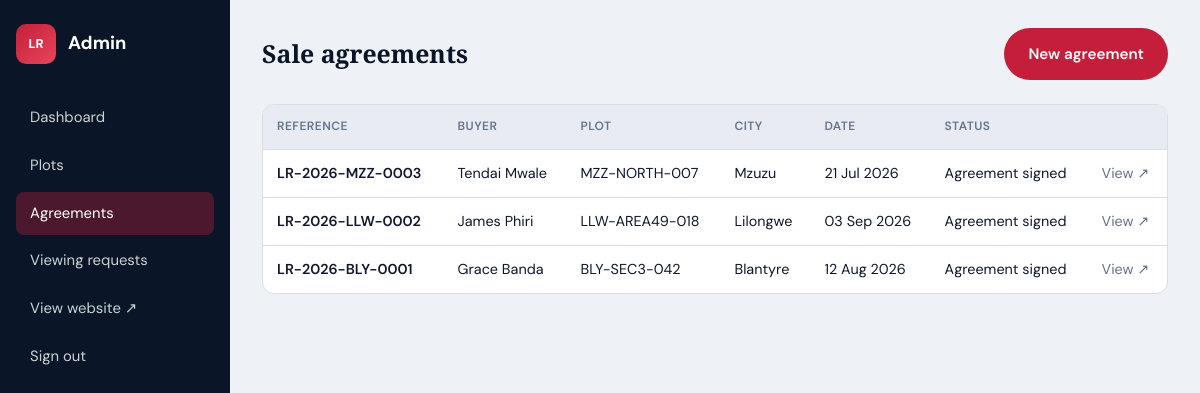
The app's page /admin/agreements (signed in) with its own data.
### app/models.py (models this page shows, shortened)
class Agreement(db.Model):
    __tablename__ = "agreements"
    id = db.Column(db.Integer, primary_key=True)
    reference = db.Column(db.String(40), unique=True, nullable=False, index=True)
    buyer_name = db.Column(db.String(120), nullable=False)
    buyer_phone = db.Column(db.String(30))
    buyer_email = db.Column(db.String(120))
    plot_id = db.Column(db.Integer, db.ForeignKey("plots.id"), unique=True, nullable=False)
    status = db.Column(db.String(50), default="Agreement signed")
    agreement_date = db.Column(db.Date, nullable=False)
    notes = db.Column(db.Text)
    qr_filename = db.Column(db.String(120))
    created_at = db.Column(db.DateTime, default=lambda: datetime.now(timezone.utc))
    plot = db.relationship("Plot", back_populates="agreement")

class Plot(db.Model):
    __tablename__ = "plots"
    id = db.Column(db.Integer, primary_key=True)
    plot_code = db.Column(db.String(50), unique=True, nullable=False)
    city = db.Column(db.String(50), nullable=False)
    title = db.Column(db.String(120), nullable=False)
    size_sqm = db.Column(db.Integer, nullable=False)
    plot_type = db.Column(db.String(50), default="Residential")
    price_mwk = db.Column(db.Integer)
    status = db.Column(db.String(30), default="Available")
    description = db.Column(db.Text)
    coordinates = db.Column(db.String(80))
    image1 = db.Column(db.String(200))
    image2 = db.Column(db.String(200))
    image3 = db.Column(db.String(200))
    created_at = db.Column(db.DateTime, default=lambda: datetime.now(timezone.utc))
    agreement = db.relationship("Agreement", back_populates="plot", uselist=False)

### app/routes_admin.py (the view)
@admin_bp.route("/agreements")
@login_required
def agreements():
    items = Agreement.query.order_by(Agreement.created_at.desc()).all()
    return render_template("admin/agreements.html", agreements=items)

### app/models.py (called while the page is built)
@login_manager.user_loader
def load_user(user_id):
    return db.session.get(Admin, int(user_id))

### app/templates/admin/agreements.html (shortened to what this page needs)
{% extends "admin/base_admin.html" %}
{% block content %}
<div style="display:flex;justify-content:space-between;align-items:center;margin-bottom:24px;flex-wrap:wrap;gap:12px">
  <h1 style="margin:0">Sale agreements</h1>
  <a href="{{ url_for('admin.agreement_new') }}" class="btn btn-primary">New agreement</a>
</div>
<div class="table-wrap">
  <table>
    <thead>
      <tr><th>Reference</th><th>Buyer</th><th>Plot</th><th>City</th><th>Date</th><th>Status</th><th></th></tr>
    </thead>
    <tbody>
      {% for a in agreements %}
      <tr>
        <td><a href="{{ url_for('admin.agreement_detail', agr_id=a.id) }}" style="color:var(--accent);font-weight:600">{{ a.reference }}</a></td>
        <td>{{ a.buyer_name }}</td>
        <td>{{ a.plot.plot_code }}</td>
        <td>{{ a.plot.city }}</td>
        <td>{{ a.agreement_date.strftime('%d %b %Y') }}</td>
        <td>{{ a.status }}</td>
        <td>
          <a href="{{ url_for('public.agreement_view', ref=a.reference) }}" target="_blank" style="color:var(--ink-muted)">View ↗</a>
        </td>
      </tr>
      {% else %}
      <tr><td colspan="7">No agreements yet. Create one when a plot is sold.</td></tr>
      {% endfor %}
    </tbody>
  </table>
</div>
{% endblock %}

### app/static/css/styles.css (style rules this page uses)
:root { --navy: #0a1628; --navy-mid: #12233d; --navy-soft: #1a3358; --red: #c41e3a; --red-hover: #a01830; --red-soft: #fde8ec; --bg: #f4f6f9; --bg-alt: #e8ecf2; --surface: #ffffff; --ink: #0f172a; --ink-muted: #64748b; --border: #d8dee8; --success: #0d7a4f; --whatsapp: #25d366; --whatsapp-hover: #1da851; --radius: 12px; --radius-lg: 18px; --shadow: 0 4px 20px rgba(10, 22, 40, 0.06); --shadow-lg: 0 16px 48px rgba(10, 22, 40, 0.12); --font: "DM Sans", system-ui, sans-serif; --serif: "Playfair Display", Georgia, serif; --header-h: 76px; }
*, *::before, *::after { box-sizing: border-box; margin: 0; padding: 0; }
html { scroll-behavior: smooth; }
body { font-family: var(--font); background: var(--bg); color: var(--ink); line-height: 1.6; -webkit-font-smoothing: antialiased; }
a { color: inherit; text-decoration: none; }
.btn { display: inline-flex; align-items: center; justify-content: center; gap: 8px; padding: 12px 22px; border-radius: 999px; font-weight: 600; font-size: .95rem; border: 2px solid transparent; cursor: pointer; transition: background .15s, color .15s, border-color .15s, transform .1s, box-shadow .15s; }
.btn-primary { background: var(--red); color: #fff; }
.admin-body { background: #eef1f6; }
.admin-main h1 { font-family: var(--serif); font-size: 1.55rem; margin-bottom: 24px; color: var(--navy); }
.table-wrap { background: var(--surface); border-radius: var(--radius); border: 1px solid var(--border); overflow: auto; }
table { width: 100%; border-collapse: collapse; font-size: .9rem; }
th, td { padding: 12px 14px; text-align: left; border-bottom: 1px solid var(--border); }
th { background: var(--bg-alt); font-weight: 600; font-size: .75rem; text-transform: uppercase; letter-spacing: .04em; color: var(--ink-muted); }
tr:last-child td { border-bottom: none; }

### records on screen
Agreement: reference "LR-2026-MZZ-0003", buyer_name "Tendai Mwale", plot.plot_code "MZZ-NORTH-007", plot.city "Mzuzu", agreement_date "21 Jul 2026", status "Agreement signed"
Agreement: reference "LR-2026-LLW-0002", buyer_name "James Phiri", plot.plot_code "LLW-AREA49-018", plot.city "Lilongwe", agreement_date "03 Sep 2026", status "Agreement signed"
Agreement: reference "LR-2026-BLY-0001", buyer_name "Grace Banda", plot.plot_code "BLY-SEC3-042", plot.city "Blantyre", agreement_date "12 Aug 2026", status "Agreement signed"
